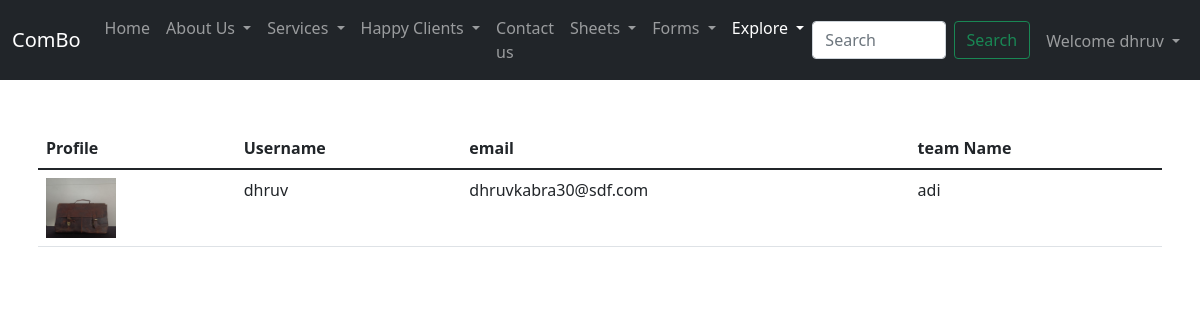
Screenshot of /allmembers (signed in) with the database file from the repository.
### login/models.py (models this page shows, shortened)
class userInfo(models.Model):
    sno=models.AutoField
    userName=models.CharField(max_length=70)
    email=models.CharField(max_length=50)
    phone=models.BigIntegerField(default=0)
    teamName=models.CharField(max_length=20)
    dateOfBirth=models.CharField(max_length=30)
    profilePic=models.ImageField(upload_to="profilePic")
    idProof=models.ImageField(upload_to="idProof")
    pass1=models.CharField(max_length=40)
    pass2=models.CharField(max_length=40)

### login/views.py (the view)
# urls.py: path('allmembers',views.allmembers,name='allmembers'),
def allmembers(request):
    memberquery=userInfo.objects.all().order_by('teamName').values('userName','email','teamName','profilePic')
    return render(request,'login/allmembers.html',{"allmember":memberquery})

### login/templates/login/allmembers.html (shortened to what this page needs)
{% extends 'login/basic.html' %}
{% block exploreactive %}active{% endblock exploreactive %}
{% block body %}
<div class="container my-5 px-2">
    <table class="table">
        <thead>
      <tr>
        <th>Profile</th>
        <th>Username</th>
        <th>email</th>
        <th>team Name</th>
      </tr>
    </thead>
    <tbody>
      {% for member in allmember %}
      <tr>
        <td><img src="/media/{{member.profilePic}}" width="70px" height="60px"></td>
        <td>{{member.userName}}</td>
        <td>{{member.email}}</td>
        <td>{{member.teamName}}</td>
      </tr>
      {% endfor %}
</tbody>
</table>
</div>
{% endblock body %}

### login/templates/login/basic.html (shortened to what this page needs)
<!doctype html>
<html lang="en">
<head>
  <link href="https://cdn.jsdelivr.net/npm/bootstrap@5.1.3/dist/css/bootstrap.min.css" rel="stylesheet"
>
</head>
<body>
  <nav class="navbar navbar-expand-lg navbar-dark bg-dark">
    <div class="container-fluid">
      <a class="navbar-brand" href="home">ComBo</a>
      <div class="collapse navbar-collapse" id="navbarSupportedContent">
        <ul class="navbar-nav me-auto mb-2 mb-lg-0">
          <li class="nav-item">
            <a class="nav-link {% block homeactive %}{% endblock homeactive %}" aria-current="page" href="home">Home</a>
          </li>
          <li class="nav-item dropdown">
            <a class="nav-link dropdown-toggle {% block aboutactive %}{% endblock aboutactive %}" href="#" id="navbarDropdown" role="button" data-bs-toggle="dropdown"
              aria-expanded="false">
              About Us
            </a>
          </li>
          <li class="nav-item dropdown">
            <a class="nav-link dropdown-toggle {% block servicesactive %}{% endblock servicesactive %}" href="#" id="navbarDropdown" role="button" data-bs-toggle="dropdown"
              aria-expanded="false">
              Services
            </a>
          </li>
          <li class="nav-item dropdown">
            <a class="nav-link dropdown-toggle" href="#" id="navbarDropdown" role="button" data-bs-toggle="dropdown"
              aria-expanded="false">
              Happy Clients
            </a>
          </li>
          <li class="nav-item">
            <a class="nav-link" href="#">Contact us</a>
          </li>
          {% if user.is_authenticated %}
          <li class="nav-item dropdown">
            <a class="nav-link dropdown-toggle {% block sheetsactive %}{% endblock sheetsactive %}" href="#" id="navbarDropdown" role="button" data-bs-toggle="dropdown"
              aria-expanded="false">
              Sheets
            </a>
          </li>
          <li class="nav-item dropdown">
            <a class="nav-link dropdown-toggle {% block formsactive %}{% endblock formsactive %}" href="#" id="navbarDropdown" role="button" data-bs-toggle="dropdown"
              aria-expanded="false">
              Forms
            </a>
          </li>
          <li class="nav-item dropdown">
            <a class="nav-link dropdown-toggle {% block exploreactive %}{% endblock exploreactive %}" href="#" id="navbarDropdown" role="button" data-bs-toggle="dropdown"
              aria-expanded="false">
              Explore
            </a>
          </li>
          {% endif %}
        </ul>
        <form class="d-flex" style="height: 38px;">
          <input class="form-control me-0" type="search" placeholder="Search" aria-label="Search">
          <button class="btn btn-outline-success mx-2" type="submit">Search</button>
          {% if user.is_authenticated %}
          <ul class="navbar-nav me-auto mb-2 mb-lg-0">
            <li class="nav-item dropdown ">
              <a class="nav-link dropdown-toggle {% block isuseractive %}{% endblock isuseractive %}" href="#" id="navbarDropdown" role="button" data-bs-toggle="dropdown"
                aria-expanded="false">
                Welcome {{request.user}}
              </a>
            </li>
          </ul>
          {% else %}
          <a class="btn btn-primary mx-1" href="login" role="button">Login</a>
          <a class="btn btn-primary mx-1" href="signup" role="button">SignUp</a>
          {% endif %}
        </form>
      </div>
    </div>
  </nav>
  {% block body %}{% endblock body %}
</body>
</html>

### rows the page displays
userInfo: userName "dhruv", email "dhruvkabra30@sdf.com", teamName "adi"

### other values shown
{{ request.user }} "dhruv"
